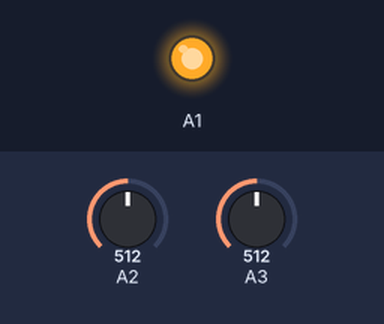
The sketch below on a simulated Arduino Uno, built with avr-gcc and run on an emulated ATmega328P. Shown: output pins drawn as LEDs (lit = HIGH). The test bench sets the inputs (shaded band); at power-on: A2 = 512, A3 = 512. What the sketch prints to the serial monitor is not drawn.

Above: at 0.1 s.
Timing chart, 0 to 1.6 s (numbered marks = the images above):
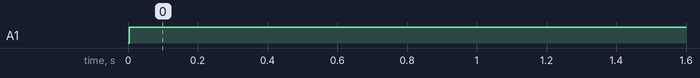

Measured:
- by itself, A1: LOW → HIGH at 0.00 s

The sketch:

battery_control.ino
```cpp
const int numReadings = 10;
int readings[numReadings];      // the readings from the analog input
int readings2[numReadings];
int index = 0;              // the index of the current reading
int total = 0;                  // the running total
int total2 = 0;
double average = 0;                // the average
double average2 = 0;

void setup() {
  // put your setup code here, to run once:
  Serial.begin(9600);
  pinMode(A1,OUTPUT);

  for (int i = 0; i < numReadings; i++) {
    readings[i] = 0;
    readings2[i] = 0;
  }
}

void loop() {
  // put your main code here, to run repeatedly:
  double value = analogRead(A3);            //measures battery voltage
  double value2 = analogRead(A2);            //measures battery temperature

 total = total - readings[index];
 total2 = total2 - readings2[index];

  // read from the sensor:
  readings[index] = value;
  readings2[index] = value2;

  // add the reading to the total:
  total = total + readings[index];
  total2 = total2 + readings2[index];
  // advance to the next position in the array:
  index++;

  // if we're at the end of the array...
  if (index >= numReadings) {
    // ...wrap around to the beginning:
    index = 0;
  }

  // calculate the average:
  average = total / numReadings;
  average2 = total2/numReadings;
  double Vcc = readVcc()/1000.0;
  double battery_average = (average/1023)*5.16;           //ADC calculation based on Vcc voltage reference which is not exactly 5V
  double battery_voltage = ((127*battery_average)/100); //error
  Serial.println(battery_voltage);

  double battery_temp = (average2/1023)*5;


  if (battery_voltage >= 4.2) //analog monitors battery voltage
    digitalWrite(A1,LOW);
  //else if(battery_temp < 2.25 && index == 9)
  //  analogWrite(analogpin,0);
  else
    digitalWrite(A1,HIGH);


    delay(1000);        // delay in between reads for stability

}


long readVcc() {
  long result;
  // Read 1.1V reference against AVcc
  ADMUX = _BV(REFS0) | _BV(MUX3) | _BV(MUX2) | _BV(MUX1) ;
  delay(2); // Wait for Vref to settle
  ADCSRA |= _BV(ADSC); // Convert
  while (bit_is_set(ADCSRA,ADSC));
  result = ADCL;
  result |= ADCH<<8;
  result = 1125300L / result; // Back-calculate AVcc in mV
  return result;
}
```
